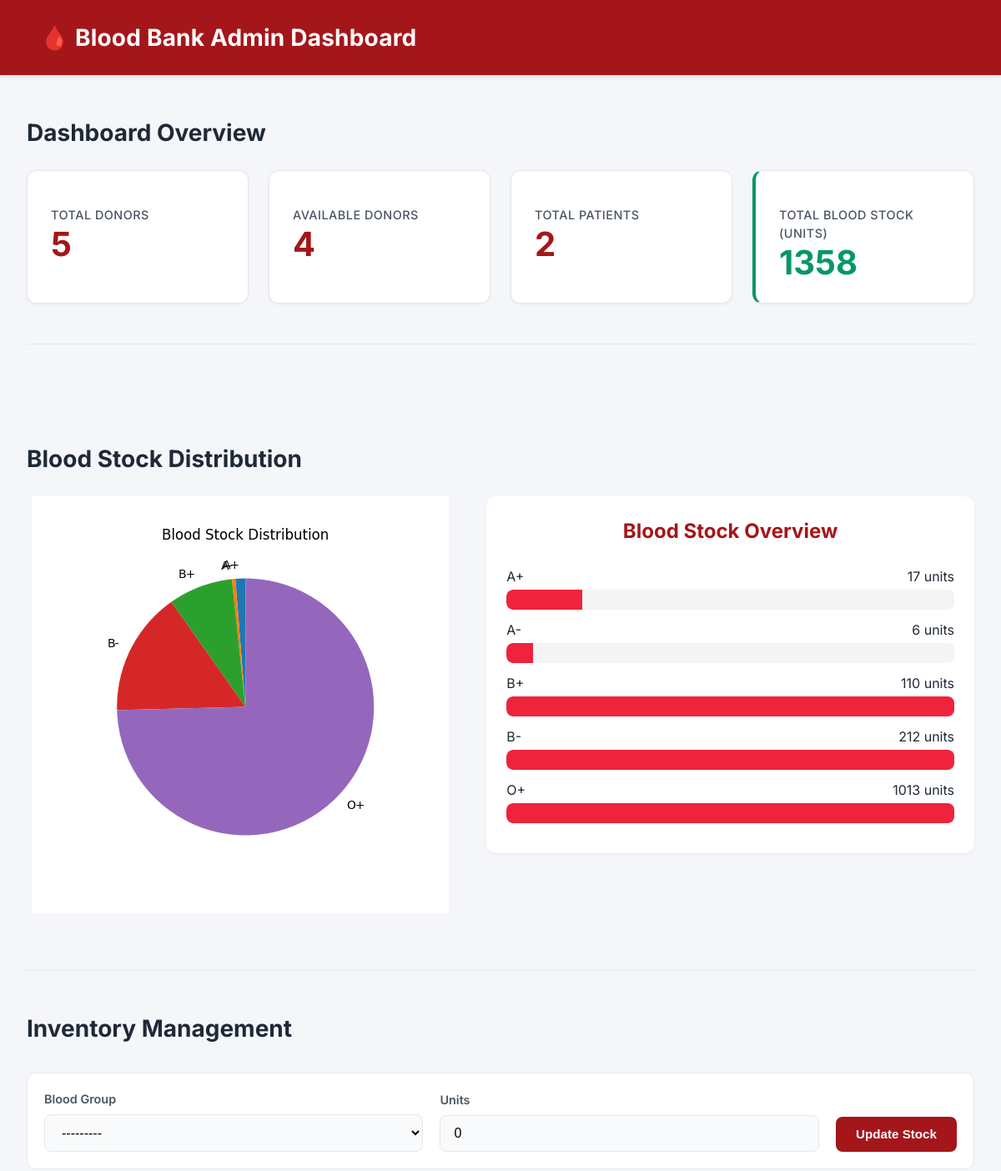
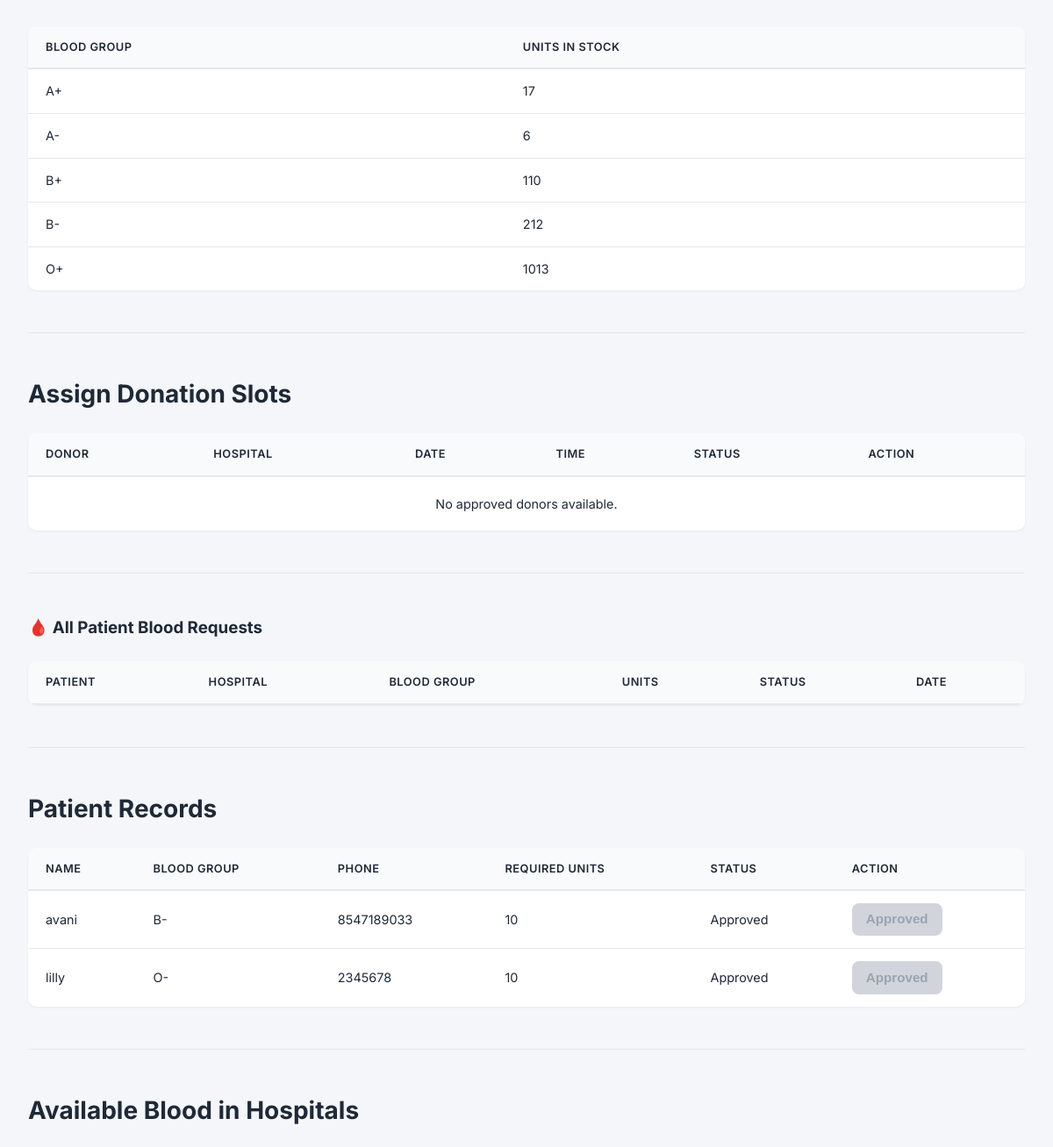
Before: /admin-dashboard/ (signed in, upper part) with the older database file (2 pictures, top to bottom).
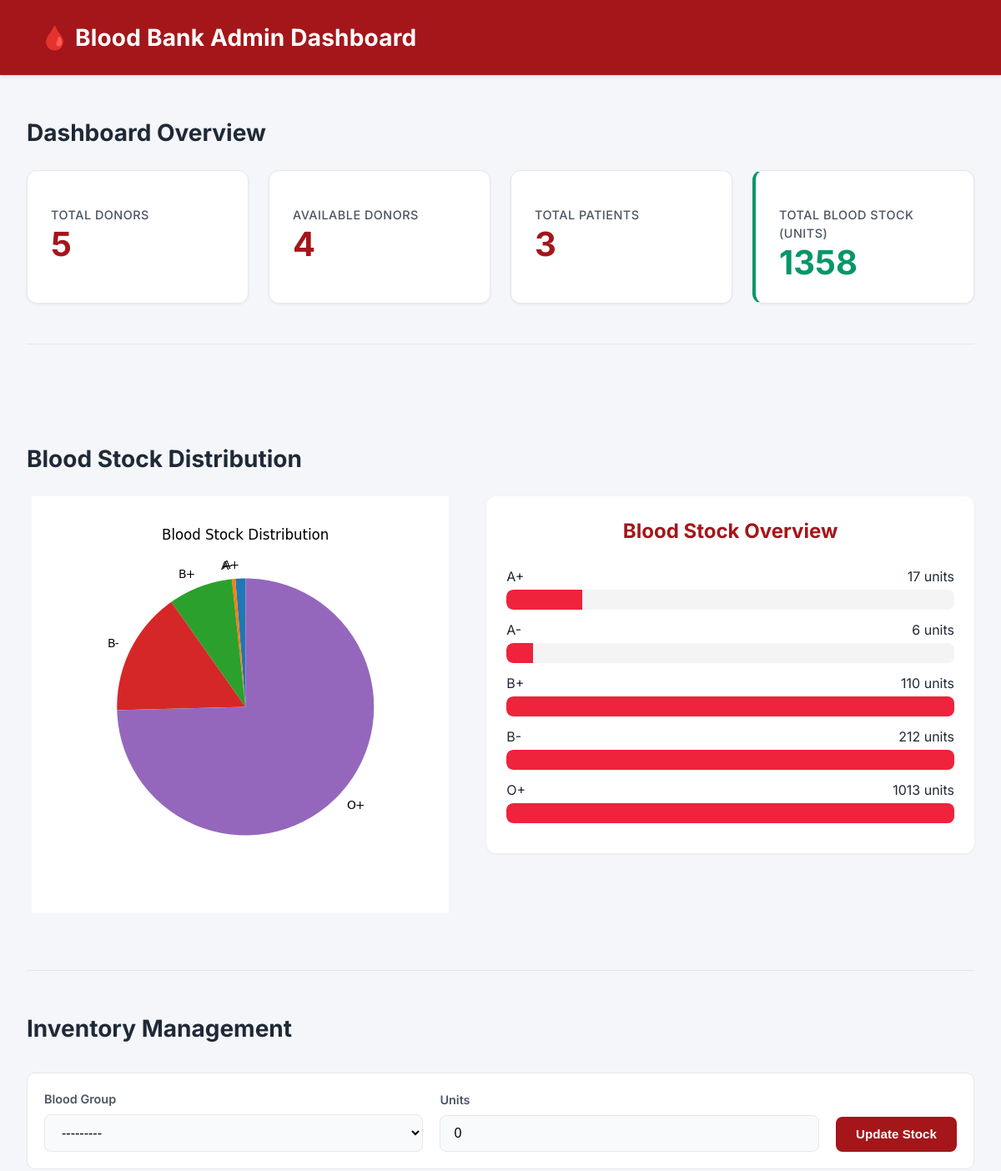
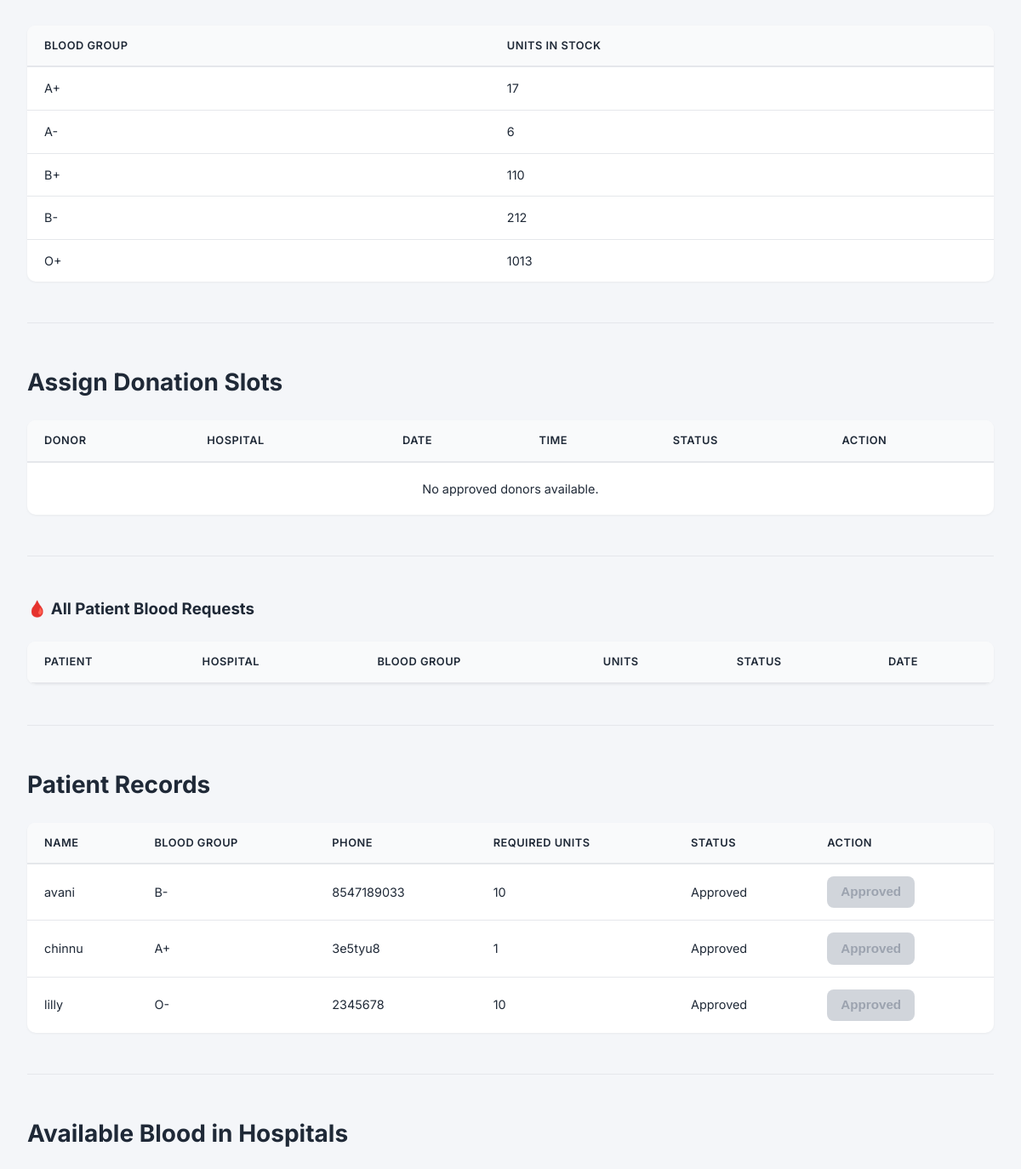
After: the same page with the newer database file (2 pictures, top to bottom).
### bloodmanager/models.py (models this page shows)
class Patient(models.Model):
    user = models.OneToOneField(User, on_delete=models.CASCADE)
    phone = models.CharField(max_length=15)
    gender = models.CharField(max_length=10)
    blood_group = models.CharField(max_length=5)
    address = models.TextField()
    required_units = models.PositiveIntegerField(default=1)
    approved = models.BooleanField(default=False)
    hospital = models.ForeignKey('Hospital', on_delete=models.SET_NULL, null=True, blank=True, related_name='requests')  # ✅ NEW

### bloodmanager/views.py (the view, shortened to what this page needs)
# urls.py: path('admin-dashboard/', views.admin_dashboard, name='admin-dashboard'),
@user_passes_test(is_admin)
def admin_dashboard(request):
    donors = Donor.objects.all()
    patients = Patient.objects.all().order_by('-approved', 'user__username')
    requested_patients = Patient.objects.filter(approved=False)
    stock = BloodStock.objects.values('blood_group').annotate(total_units=Sum('units')).order_by('blood_group')
    health_forms = DonorHealthCheck.objects.all().order_by('-submitted_at')
    patient_requests = BloodRequest.objects.select_related('patient', 'hospital').order_by('-created_at')
    total_donors = donors.count()
    available_donors = donors.filter(available=True).count()
    total_patients = patients.count()
    total_stock_units = sum(item['total_units'] for item in stock)
    stock_form = BloodStockForm()
    approved_donors = Donor.objects.filter(
    available=True,
    donorhealthcheck__is_approved=True
    ).exclude(
        donationslot__completed=False
    ).distinct()
    hospitals = Hospital.objects.all()
    recent_slots = DonationSlot.objects.select_related('donor', 'hospital').order_by('-date', '-time')[:5]
    latest_slot_per_donor = {}
    for donor in donors:
        slot = donor.donationslot_set.order_by('-date', '-time').first()
        if slot:
            latest_slot_per_donor[donor.id] = slot
    total_units = sum(item['total_units'] for item in stock)
    stock_with_percentage = []
    for item in stock:
        percent = (item['total_units'] / total_units * 100) if total_units > 0 else 0
        stock_with_percentage.append({
            'blood_group': item['blood_group'],
            'total_units': item['total_units'],
            'percentage': round(percent, 1),
        })
    labels = [item['blood_group'] for item in stock]
    quantities = [item['total_units'] for item in stock]
    plt.switch_backend('AGG')
    fig, ax = plt.subplots(figsize=(5, 5))
    ax.pie(quantities, labels=labels, startangle=90)
    ax.set_title("Blood Stock Distribution")
    buffer = io.BytesIO()
    plt.savefig(buffer, format='png')
    buffer.seek(0)
    image_png = buffer.getvalue()
    buffer.close()
    chart = base64.b64encode(image_png).decode('utf-8')
    plt.close(fig)
    context = {
        'donors': donors,
        'requested_patients': requested_patients,
        'patients': patients,
        'stock': stock_with_percentage,
        'total_donors': total_donors,
        'available_donors': available_donors,
        'total_patients': total_patients,
        'total_stock_units': total_stock_units,
        'stock_form': stock_form,
        'health_forms': health_forms,
        'chart': chart,
        'approved_donors': approved_donors,
        'hospitals': Hospital.objects.all(),
        'recent_slots': recent_slots,
        'latest_slot_per_donor': latest_slot_per_donor,
        'patient_requests': patient_requests,
    }
    return render(request, 'admin/admin_dashboard.html', context)

### bloodmanager/forms.py
class BloodStockForm(forms.ModelForm):
    class Meta:
        model = BloodStock
        fields = ['blood_group', 'units']

### bloodmanager/views.py (called while the page is built)
def is_admin(user):
    return user.is_superuser

### bloodmanager/templates/admin/admin_dashboard.html (shortened to what the changed rows need)
{% load static %}
{% load custom_tags %}
<!DOCTYPE html>
<html lang="en">
<head>
</head>
<body>
<header>
    <h1>🩸 Blood Bank Admin Dashboard</h1>
</header>
<div class="container">
    <h2>Dashboard Overview</h2>
    <div class="stats">
        <div class="stat-box">
            <h3>Total Patients</h3>
            <p>{{ total_patients }}</p>
        </div>
    </div>
    <div class="stock-distribution-container">
        <h2>Blood Stock Distribution</h2>
        <div class="stock-distribution-content">
            <div class="bar-overview-box">
                <h2>Blood Stock Overview</h2>
                {% for item in stock %}
                <div class="blood-bar-item">
                    <div class="blood-bar-header">
                        <span>{{ item.blood_group }}</span>
                        <span>{{ item.total_units }} units</span>
                    </div>
                    <div class="blood-bar-container">
                        <div class="blood-bar-fill" style="width: {{ item.total_units|floatformat:0 }}%;">
                            </div>
                    </div>
                </div>
                {% endfor %}
            </div>
        </div>
    </div>
    <div class="section-card">
        <h2>Inventory Management</h2>
        <table>
            <thead>
                <tr>
                    <th>Blood Group</th>
                    <th>Units in Stock</th>
                </tr>
            </thead>
            <tbody>
                {% for item in stock %}
                <tr class="{% if item.total_units < 5 %}low-stock{% endif %}">
                    <td>{{ item.blood_group }}</td>
                    <td>{{ item.total_units }}</td>
                </tr>
                {% empty %}
                <tr><td colspan="2" style="text-align:center; padding: 20px;">No stock records found.</td></tr>
                {% endfor %}
            </tbody>
        </table>
    </div>
    <h2>Assign Donation Slots</h2>
    <table>
        <thead>
            <tr>
                <th>Donor</th>
                <th>Hospital</th>
                <th>Date</th>
                <th>Time</th>
                <th>Status</th>
                <th>Action</th>
            </tr>
        </thead>
    </table>
    <table>
    <thead>
        <tr>
        <th>Patient</th>
        <th>Hospital</th>
        <th>Blood Group</th>
        <th>Units</th>
        <th>Status</th>
        <th>Date</th>
        </tr>
    </thead>
    </table>
    <h2>Patient Records</h2>
    <table>
        <thead>
            <tr>
                <th>Name</th>
                <th>Blood Group</th>
                <th>Phone</th>
                <th>Required Units</th>
                <th>Status</th>
                <th>Action</th>
            </tr>
        </thead>
        <tbody>
            {% for patient in patients %}
            <tr>
                <td>{{ patient.user.username }}</td>
                <td>{{ patient.blood_group }}</td>
                <td>{{ patient.phone }}</td>
                <td>{{ patient.required_units }}</td>
                <td>{% if patient.approved %} Approved{% else %} Pending{% endif %}</td>
                <td>
                    {% if not patient.approved %}
                    <form method="POST" class="slot-form-inline">
                        {% csrf_token %}
                        <input type="hidden" name="patient_id" value="{{ patient.id }}">
                        <button type="submit" name="approve_patient" class="approve-btn action-btn">Approve</button>
                    </form>
                    {% else %}
                    <button disabled class="action-btn">Approved</button>
                    {% endif %}
                </td>
            </tr>
            {% endfor %}
        </tbody>
    </table>
    <h2>Available Blood in Hospitals</h2>
</div>
</body>
</html>

Changed rows visible on the page:
added Patient: user.username "chinnu", blood_group "A+", phone "3e5tyu8", required_units "1", approved "Approved"
Other visible differences:
{{ total_patients }}: "2" → "3"
